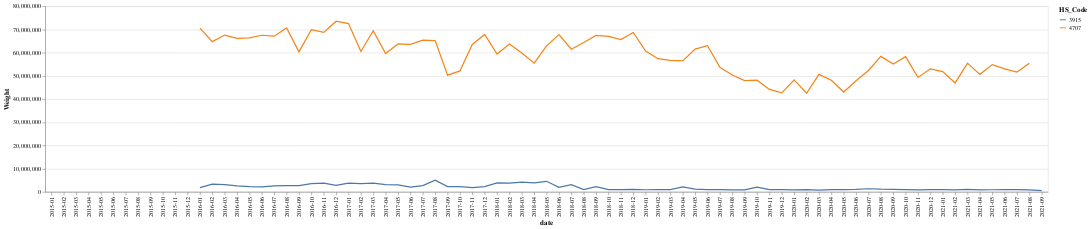

The notebook cell saved with this chart:
### Code cell
alt.Chart(all_month_avg).mark_line().encode(
    x='date',
    y='Weight',
    color='HS_Code'
)

### Figure 1 — Vega-Lite specification as saved in the notebook (floating-point values rounded to 4 significant figures; data arrays with more than 128 entries replaced by an {"elided": "..."} marker saying what was removed)
{"config": {"view": {"continuousWidth": 400, "continuousHeight": 300}}, "data": {"name": "data-1196ac2c7dea2a7d561ca241935c3289"}, "mark": "line", "encoding": {"color": {"type": "nominal", "field": "HS_Code"}, "x": {"type": "nominal", "field": "date"}, "y": {"type": "quantitative", "field": "Weight"}}, "$schema": "https://vega.github.io/schema/vega-lite/v4.8.1.json", "datasets": {"data-1196ac2c7dea2a7d561ca241935c3289": {"elided": "149 records"}}}
